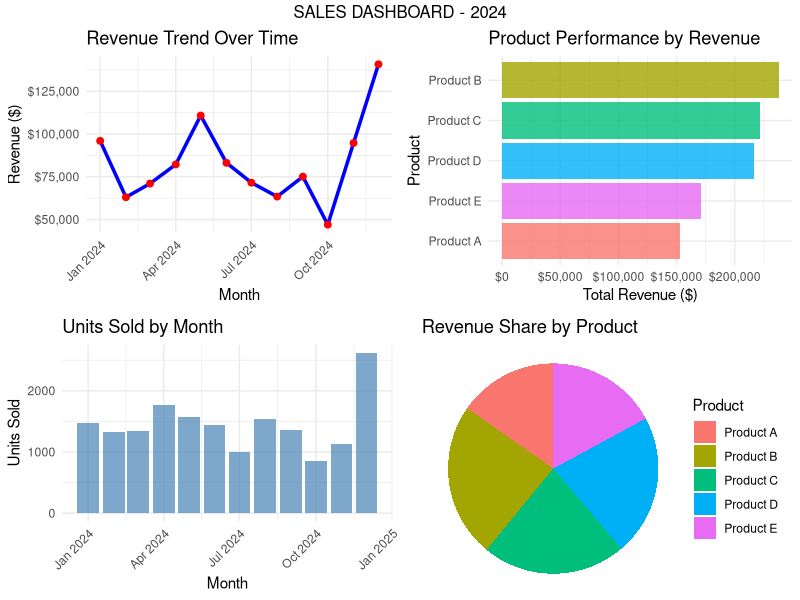

Here is the R script that generated this plot:
# DASHBOARD SALES - Program R untuk Analisis Penjualan

# Install dan load library yang diperlukan
if (!require(ggplot2)) install.packages("ggplot2")
if (!require(dplyr)) install.packages("dplyr")
if (!require(lubridate)) install.packages("lubridate")
if (!require(gridExtra)) install.packages("gridExtra")
if (!require(scales)) install.packages("scales")

library(ggplot2)
library(dplyr)
library(lubridate)
library(gridExtra)
library(scales)

# Fungsi Generate Data Penjualan Sample
generate_sales_data <- function(n_months = 12, n_products = 5, seed = 123) {
  set.seed(seed)
  
  # Daftar produk
  products <- paste("Product", LETTERS[1:n_products])
  
  # Generate data untuk setiap bulan
  dates <- seq(from = as.Date("2024-01-01"), 
               by = "month", 
               length.out = n_months)
  
  sales_data <- data.frame()
  
  for (i in 1:length(dates)) {
    month_data <- data.frame(
      Date = dates[i],
      Month = month(dates[i], label = TRUE),
      Year = year(dates[i]),
      Product = products,
      Units_Sold = sample(50:500, n_products, replace = TRUE),
      Price_Per_Unit = sample(10:100, n_products, replace = TRUE),
      stringsAsFactors = FALSE
    )
    
    # Tambahkan seasonal trend
    seasonal_factor <- ifelse(month(dates[i]) %in% c(11, 12), 1.5, 1.0)
    month_data$Units_Sold <- round(month_data$Units_Sold * seasonal_factor)
    
    sales_data <- rbind(sales_data, month_data)
  }
  
  # Hitung total sales
  sales_data$Total_Sales <- sales_data$Units_Sold * sales_data$Price_Per_Unit
  sales_data$Month_Year <- paste(sales_data$Month, sales_data$Year)
  
  return(sales_data)
}

# Fungsi untuk analisis sales summary
sales_summary <- function(sales_data) {
  summary_stats <- sales_data %>%
    summarise(
      Total_Revenue = sum(Total_Sales),
      Total_Units = sum(Units_Sold),
      Avg_Price = mean(Price_Per_Unit),
      Avg_Monthly_Revenue = mean(Total_Sales),
      Best_Month = Month_Year[which.max(Total_Sales)],
      Worst_Month = Month_Year[which.min(Total_Sales)],
      .groups = 'drop'
    )
  
  return(summary_stats)
}

# Fungsi untuk analisis per produk
product_analysis <- function(sales_data) {
  product_stats <- sales_data %>%
    group_by(Product) %>%
    summarise(
      Total_Revenue = sum(Total_Sales),
      Total_Units = sum(Units_Sold),
      Avg_Price = mean(Price_Per_Unit),
      Revenue_Share = Total_Revenue / sum(sales_data$Total_Sales) * 100,
      .groups = 'drop'
    ) %>%
    arrange(desc(Total_Revenue))
  
  return(product_stats)
}

# Fungsi untuk analisis per bulan
monthly_analysis <- function(sales_data) {
  monthly_stats <- sales_data %>%
    group_by(Month_Year, Date) %>%
    summarise(
      Monthly_Revenue = sum(Total_Sales),
      Monthly_Units = sum(Units_Sold),
      Avg_Price = mean(Price_Per_Unit),
      .groups = 'drop'
    ) %>%
    arrange(Date)
  
  return(monthly_stats)
}

# Plot 1: Revenue Trend Over Time
create_revenue_trend <- function(sales_data) {
  monthly_data <- monthly_analysis(sales_data)
  
  p1 <- ggplot(monthly_data, aes(x = Date, y = Monthly_Revenue)) +
    geom_line(color = "blue", size = 1.2) +
    geom_point(color = "red", size = 2) +
    scale_y_continuous(labels = dollar_format()) +
    labs(title = "Revenue Trend Over Time",
         x = "Month",
         y = "Revenue ($)") +
    theme_minimal() +
    theme(axis.text.x = element_text(angle = 45, hjust = 1))
  
  return(p1)
}

# Plot 2: Product Performance
create_product_performance <- function(sales_data) {
  product_data <- product_analysis(sales_data)
  
  p2 <- ggplot(product_data, aes(x = reorder(Product, Total_Revenue), 
                                y = Total_Revenue, fill = Product)) +
    geom_col(alpha = 0.8) +
    coord_flip() +
    scale_y_continuous(labels = dollar_format()) +
    labs(title = "Product Performance by Revenue",
         x = "Product",
         y = "Total Revenue ($)") +
    theme_minimal() +
    theme(legend.position = "none")
  
  return(p2)
}

# Plot 3: Monthly Units Sold
create_units_chart <- function(sales_data) {
  monthly_data <- monthly_analysis(sales_data)
  
  p3 <- ggplot(monthly_data, aes(x = Date, y = Monthly_Units)) +
    geom_col(fill = "steelblue", alpha = 0.7) +
    labs(title = "Units Sold by Month",
         x = "Month",
         y = "Units Sold") +
    theme_minimal() +
    theme(axis.text.x = element_text(angle = 45, hjust = 1))
  
  return(p3)
}

# Plot 4: Product Mix (Pie Chart)
create_product_mix <- function(sales_data) {
  product_data <- product_analysis(sales_data)
  
  p4 <- ggplot(product_data, aes(x = "", y = Revenue_Share, fill = Product)) +
    geom_col() +
    coord_polar("y", start = 0) +
    labs(title = "Revenue Share by Product",
         fill = "Product") +
    theme_void() +
    theme(legend.position = "right")
  
  return(p4)
}

# Fungsi untuk membuat dashboard lengkap
create_sales_dashboard <- function(sales_data, save_file = "sales_dashboard.png") {
  # Buat semua plot
  p1 <- create_revenue_trend(sales_data)
  p2 <- create_product_performance(sales_data)
  p3 <- create_units_chart(sales_data)
  p4 <- create_product_mix(sales_data)
  
  # Arrange dalam grid
  dashboard <- grid.arrange(p1, p2, p3, p4, 
                           ncol = 2, nrow = 2,
                           top = "SALES DASHBOARD - 2024")
  
  # Save dashboard
  ggsave(save_file, dashboard, width = 16, height = 12, dpi = 300)
  cat("Dashboard disimpan ke:", save_file, "\n")
  
  return(dashboard)
}

# Fungsi untuk export laporan
export_sales_report <- function(sales_data, filename = "sales_report.txt") {
  # Analisis data
  summary_stats <- sales_summary(sales_data)
  product_stats <- product_analysis(sales_data)
  monthly_stats <- monthly_analysis(sales_data)
  
  # Buat laporan
  report <- paste(
    "SALES PERFORMANCE REPORT",
    paste(rep("=", 50), collapse = ""),
    paste("Generated on:", Sys.Date()),
    "",
    "OVERALL SUMMARY:",
    paste("Total Revenue: $", format(summary_stats$Total_Revenue, big.mark = ",")),
    paste("Total Units Sold:", format(summary_stats$Total_Units, big.mark = ",")),
    paste("Average Price per Unit: $", round(summary_stats$Avg_Price, 2)),
    paste("Average Monthly Revenue: $", format(round(summary_stats$Avg_Monthly_Revenue), big.mark = ",")),
    "",
    "TOP PERFORMING PRODUCTS:",
    sep = "\n"
  )
  
  # Tambahkan top 3 produk
  for (i in 1:min(3, nrow(product_stats))) {
    product_info <- paste(
      sprintf("%d. %s - Revenue: $%s (%.1f%% share)", 
              i, 
              product_stats$Product[i],
              format(product_stats$Total_Revenue[i], big.mark = ","),
              product_stats$Revenue_Share[i])
    )
    report <- paste(report, product_info, sep = "\n")
  }
  
  # Tambahkan trend analysis
  trend_info <- paste(
    "",
    "MONTHLY PERFORMANCE:",
    paste("Best Month:", summary_stats$Best_Month),
    paste("Worst Month:", summary_stats$Worst_Month),
    sep = "\n"
  )
  
  report <- paste(report, trend_info, sep = "\n")
  
  # Save laporan
  writeLines(report, filename)
  cat("Laporan disimpan ke:", filename, "\n")
}

# Fungsi untuk export data ke CSV
export_sales_data <- function(sales_data, summary_data, product_data, 
                             monthly_data, prefix = "sales") {
  
  write.csv(sales_data, paste0(prefix, "_raw_data.csv"), row.names = FALSE)
  write.csv(summary_data, paste0(prefix, "_summary.csv"), row.names = FALSE)
  write.csv(product_data, paste0(prefix, "_by_product.csv"), row.names = FALSE)
  write.csv(monthly_data, paste0(prefix, "_by_month.csv"), row.names = FALSE)
  
  cat("Data CSV berhasil diekspor:\n")
  cat("- sales_raw_data.csv\n")
  cat("- sales_summary.csv\n")
  cat("- sales_by_product.csv\n")
  cat("- sales_by_month.csv\n")
}

# Main Function untuk menjalankan semua analisis
run_sales_dashboard <- function(months = 12, products = 5, save_files = TRUE) {
  cat("=== SALES DASHBOARD ANALYSIS ===\n\n")
  
  # Generate data
  cat("Generating sales data...\n")
  sales_data <- generate_sales_data(months, products)
  
  # Analisis
  cat("Performing analysis...\n")
  summary_stats <- sales_summary(sales_data)
  product_stats <- product_analysis(sales_data)
  monthly_stats <- monthly_analysis(sales_data)
  
  # Tampilkan ringkasan
  cat("\n=== RINGKASAN PENJUALAN ===\n")
  print(summary_stats)
  
  cat("\n=== TOP PRODUCTS ===\n")
  print(head(product_stats, 3))
  
  if (save_files) {
    # Buat dashboard
    cat("\nCreating dashboard...\n")
    create_sales_dashboard(sales_data)
    
    # Export reports
    cat("Exporting reports...\n")
    export_sales_report(sales_data)
    export_sales_data(sales_data, summary_stats, product_stats, monthly_stats)
    
    cat("\n=== FILES GENERATED ===\n")
    cat("- sales_dashboard.png (visual dashboard)\n")
    cat("- sales_report.txt (text report)\n")
    cat("- sales_raw_data.csv (raw data)\n")
    cat("- sales_summary.csv (summary stats)\n")
    cat("- sales_by_product.csv (product analysis)\n")
    cat("- sales_by_month.csv (monthly analysis)\n")
  }
  
  return(list(
    raw_data = sales_data,
    summary = summary_stats,
    by_product = product_stats,
    by_month = monthly_stats
  ))
}

# CARA PENGGUNAAN:
cat("=== SALES DASHBOARD READY ===\n")
cat("Fungsi yang tersedia:\n")
cat("1. run_sales_dashboard() - Jalankan analisis lengkap\n")
cat("2. generate_sales_data(months, products) - Generate sample data\n")
cat("3. create_sales_dashboard(data) - Buat dashboard visual\n")
cat("4. export_sales_report(data) - Export laporan text\n")
cat("5. sales_summary(data) - Analisis ringkasan\n")
cat("6. product_analysis(data) - Analisis per produk\n")
cat("7. monthly_analysis(data) - Analisis per bulan\n")
cat("\nContoh: hasil <- run_sales_dashboard(months=12, products=5)\n")

# Jalankan demo
hasil <- run_sales_dashboard()